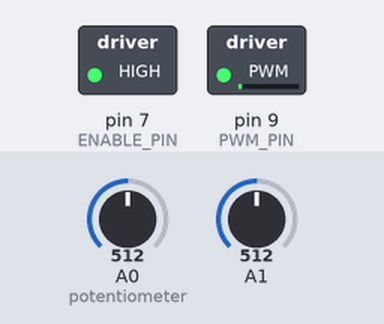
The sketch below on a simulated Arduino Uno, built with avr-gcc and run on an emulated ATmega328P. Shown: switched loads named in the sketch (green lamp = pin HIGH). The test bench sets the inputs (shaded band); at power-on: A0 (potentiometer) = 512, A1 = 512.

Above: at 3.2 s.
3.3 s: A0 (potentiometer) set to 306
4.8 s: A0 (potentiometer) set to 225
6.3 s: A0 (potentiometer) set to 252
At 7.35 s:
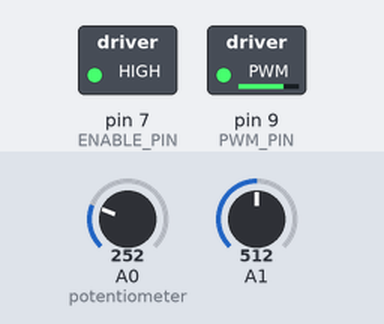
9.3 s: A0 (potentiometer) set to 122
At 10.2 s:
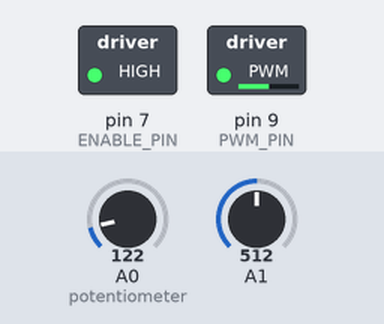
10.8 s: A0 (potentiometer) set to 245
At 11.3 s:
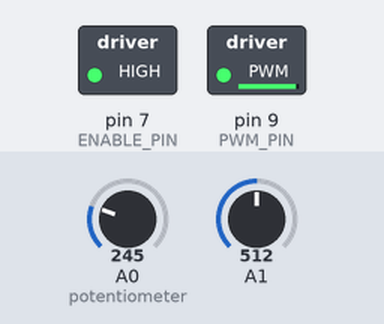
Timing chart, 0 to 13.3 s (numbered marks = the images above; inputs shaded):
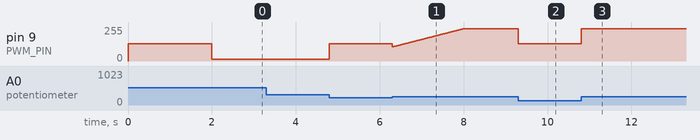

The sketch:

PIDControllerTestByMaximeCompany.ino
```cpp
#include "TimerOne.h"
/*
Husk at installere bibliotek Sketch installer bibliotek - addlibrary   find zip fil. arduino pakker det ud.
forstÃ¸rrelsesglas giver seriel data,  klik autoscroll fra, og CTRL+A for at markere modtaget data, kopier over i editor.
Husk ESCON(motordriver) bliver reset ved arduino opstart. og sÃ¥fremt den har en error nustillies denne. Dette gÃ¸res af sikerhedshensyn kun ved opstart.
*/
// PWM to ESCON(motor driver) Scaling
// duty cycle <10% = invalid, motor driver will shut down
// duty cycle 10% = -10A
// duty cycle 50% = 0A
// duty cycle 90% = +10A
// duty cycle >90% = invalid, motor driver will shut down
// PWM = 8bit, 0-255,  127/128 = 50
#define PWM_PIN 9
#define ENABLE_PIN 7
#define POTMETERARM A0
#define POTMETERSTICK A1
#define CURRENT_INPUT A5
unsigned long previousMillis = 0;
int squareCount = 0;
int timecount = 0;

int posArm = 0;
int posStick = 0;

float OldposArm = 0;
float OldposStick = 0;
int OldOldposArm = 0;
int OldOldposStick = 0;

float errorThetaA = 0;
float errorDist = 0;
float OlderrorDist = 0;
float olderrorArm = 0;
float oldolderrorArm = 0;
float oldcontroller = 0;

float integral = 0;

float wantedDist = 0;
float setThetaA;


float lastTime = 0;
float controller;
float calcedPWM = 0;
const float mintime = 0.001; // looptime in ms.
float looptime = 0.0;
float setpoint = 377;
float setpointStick = 535;
// Outer loop gain
float pgain = 6.6;
float igain = 0;
float dgain = 1.1;
// Inner loop gain
float pgainInner = 4;
float igainInner = 9;
float dgainInner = 4;


void setup()
{
  // put your setup code here, to run once:
  // setup timerOne, we use this library to get 10bit resolution for PWM.
  Timer1.initialize(2000);
  Timer1.stop(); // stop the counter
  Timer1.restart(); // set the clock to zero
  pinMode(PWM_PIN, OUTPUT);
  Timer1.pwm(PWM_PIN, 512, 2000); // setup to 500Hz and 50% Duty cycle
  // to change PWM use the following function
  // Timer1.setPwmDuty(PWM_PIN, 512);
  // we setup this pwm signal before enabling the ESCON, sÃ¥ that it gets a valid pwm from the start.
  pinMode(ENABLE_PIN, OUTPUT);
  digitalWrite(ENABLE_PIN, LOW); // disable ESCON to clear any errors
  delay(2000);
  digitalWrite(ENABLE_PIN, HIGH); // enable ESCON
  Serial.begin(57600); // enable serial comm
  previousMillis = millis(); // take initial timestamp.
}

void loop()
{
  // put your main code here, to run repeatedly:
  posArm = analogRead(A0); // read position from potentiometer
  posStick = analogRead(A1);
  // Serial.println(setpoint)
  // Serial.println(pos);        // print for debug
  // Serial.println(posStick);        // print for debug
  // Serial.print(" ,setp : ");
  // Serial.print(setpoint);
  // Controller
  // int errorThetaA = 0;
  // int errorDist = 0;

  //Mapping the value of the potentiometer to degrees
  float MappedPotArm = map(posArm, 88, 669, -90, 90);
  float MappedPotStick = map(posStick, 265, 811, -90, 90); // 263 806

  // Converting to radient
  MappedPotArm = (MappedPotArm * 31.415926) / 1800;
  MappedPotStick = (MappedPotStick * 31.415926) / 1800;

  // Determining ThetaS as defeined in the model
  MappedPotStick = MappedPotArm + MappedPotStick;


  // Locking the loop time of the PID
  if ((millis() - lastTime >= mintime*1000)||(lastTime==0))
  {
    looptime=(millis() - lastTime)/1000;
    lastTime=millis();

    // Stick controller yet checked if it works
    //errorDist = wantedDist - ((0.31 * sin(MappedPotArm)) + (0.533 * sin(MappedPotStick))); // Error in distance from 0 radians
    //setThetaA = (pgain * errorDist) + dgain *looptime * (errorDist - OlderrorDist);
    float setThetaA = 0; //Let us first do the PID part

    //Error of the arm
    float errorArm = (-setThetaA - MappedPotArm);

    // First attempt derive an equation from the z-domain
    //controller = -(errorArm * (pgainInner + dgainInner / (looptime)) + olderrorArm * (igainInner - dgainInner * 2 / (0.005) - pgainInner) + oldolderrorArm * dgainInner / (0.005) + oldcontroller);

    // Secound attempt parrallel pid
    integral += errorArm*looptime;
    if(integral > 5)
    integral=5;
    if(integral < -5)
    integral=-5;
    float diff=(errorArm - olderrorArm)/looptime;

    controller = pgainInner * errorArm + dgainInner *diff + igainInner * integral;


    // Max Current of the controller
    if (controller >= 9)
      controller = 9;
    if (controller <= -9)
      controller = -9;

    // PWM transformation
    calcedPWM = (512 + ((controller * 512) / 10));

    // Debug
    /*Serial.println("controller");
    Serial.println(controller);*/
    /*Serial.println("looptime");
    Serial.println(looptime*1000);
    Serial.println("PWM");
    Serial.println(calcedPWM);*/
    // Update the ancient values
    OlderrorDist = errorDist;
    olderrorArm = errorArm;
    oldolderrorArm = olderrorArm;
    oldcontroller = controller;
  }


  if (posArm < 235 || posArm > 528)
  {
    calcedPWM = 1024 - 512;
  }
  Timer1.setPwmDuty(PWM_PIN, calcedPWM);
  OldposArm = posArm;
  OldposStick = posStick;
}
```

Measured:
- after the input at 9.3 s, pin 9 (PWM_PIN): 243/255 → 128/255 at once
- after the input at 10.8 s, pin 9 (PWM_PIN): 128/255 → 243/255 at once
